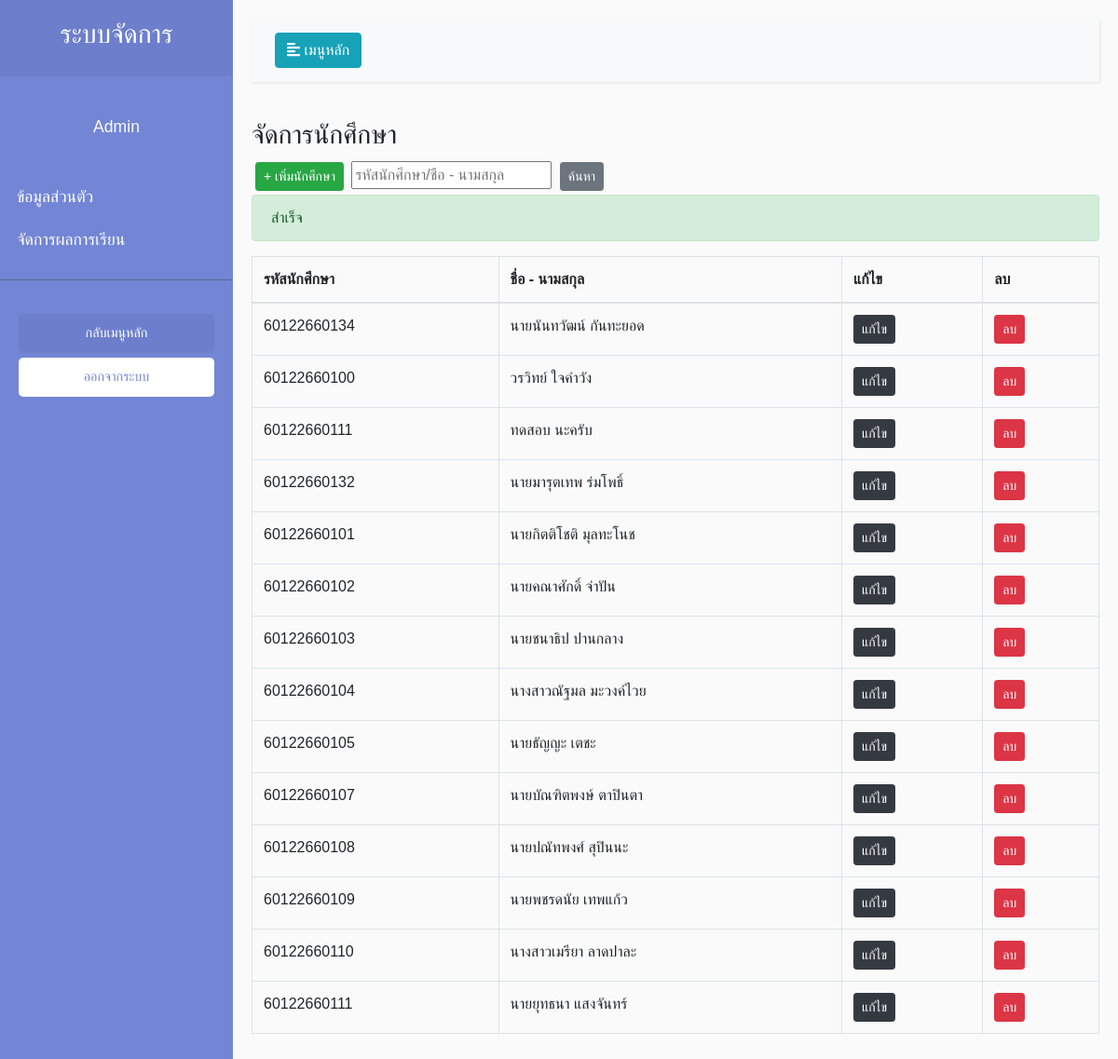
Before: /view/managerStudent/ManagerStudent.php?susccess=1 with the older database file.
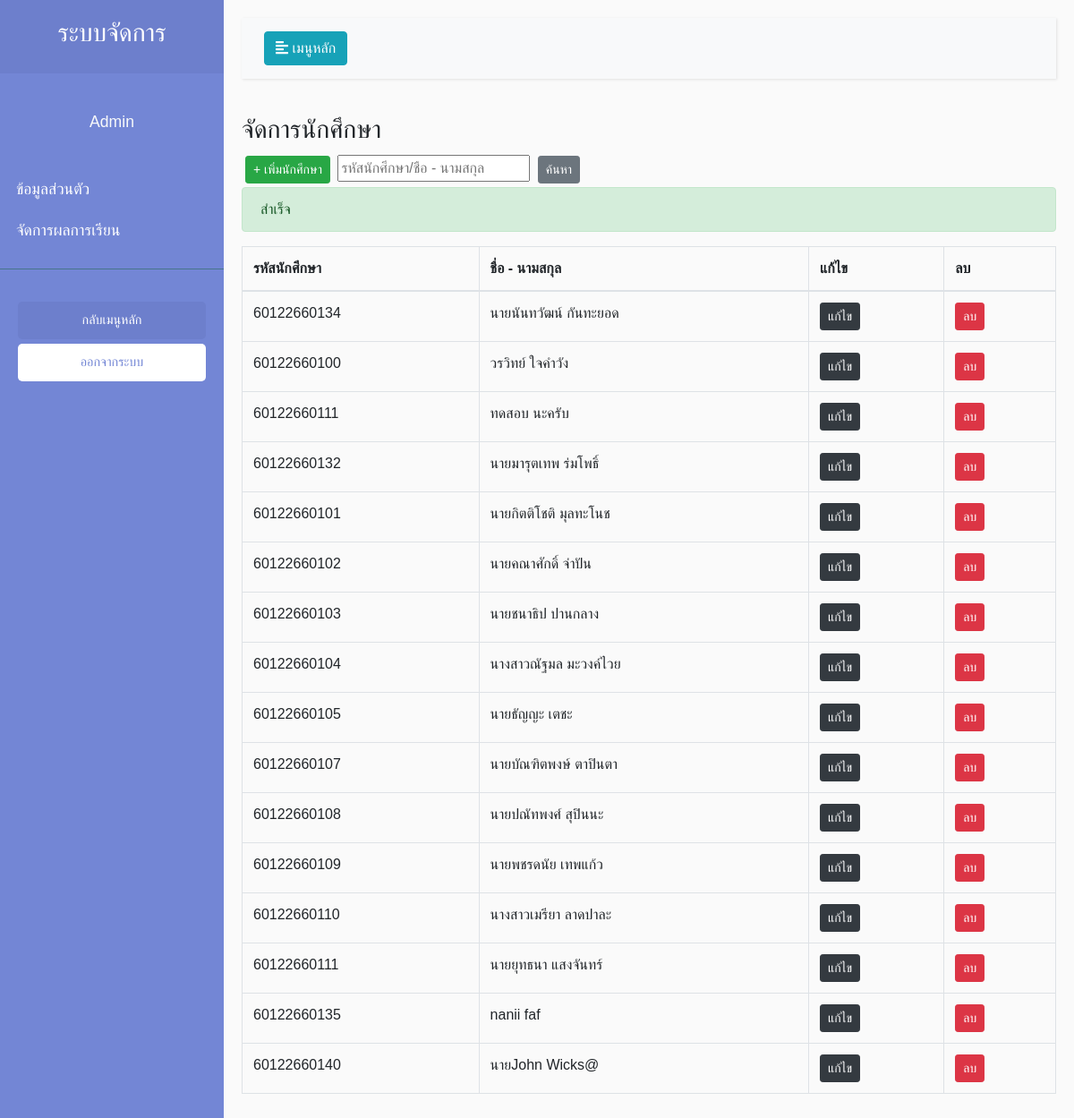
After: the same page with the newer database file.
### tables this page shows
CREATE TABLE `student_tb` (
  `std_id` int(11) NOT NULL,
  `std_code` varchar(255) NOT NULL,
  `std_name` varchar(255) NOT NULL
);

### view/managerStudent/ManagerStudent.php (the view, shortened to what this page needs)
<?php
include('../../model/connect.php');
if($_SESSION['Type_id'] == 2){
    $sql ="SELECT * FROM `teacher_tb` WHERE `tc_code` = '".$_SESSION['id']."'";
    $query = $conn->query($sql);
    $result = $query -> FETCH_ASSOC();
    $name = $result['tc_name'];
    $code = $result['tc_code'];
    $date = $result['tc_date'];
}
else{
    $name = 'Admin';
}
?>
<!DOCTYPE html>
<html>
<head>
    <link rel="stylesheet" href="https://stackpath.bootstrapcdn.com/bootstrap/4.1.0/css/bootstrap.min.css"
>
    <link rel="stylesheet" href="../../style/Style.css">
</head>
<body class="setfont">
    <div class="wrapper">
        <nav id="sidebar">
            <div class="sidebar-header">
                <h3 class="text-center">ระบบจัดการ</h3>
            </div>
            <p class="text-center text-light mt-3 setfont"><?php echo $name; ?> </p>
            <ul class="list-unstyled components pl-2">
            <?php if($_SESSION['Type_id'] == 1){ ?>
                <li>
                    <a href="../main/Main.php">ข้อมูลส่วนตัว</a>
                </li>
                <li>
                    <a href="../managerPersonnel/ManagerPersonnel.php">จัดการบุคลากร</a>
                </li>
                <li>
                    <a href="../managerSubject/ManagerSubject.php">จัดการรายวิชา</a>
                </li>
                <li>
                    <a href="../managerStudent/ManagerStudent.php">จัดการนักศึกษา</a>
                </li>
                <li>
                    <a href="../managerProgram/Program.php">จัดการแผนการเรียน</a>
                </li>
                <li>
                    <a href="../register/Register.php">ลงทะเบียน</a>
                </li>
            <?php } else{?>
                <li>
                    <a href="">ข้อมูลส่วนตัว</a>
                </li>
                <li>
                    <a href="../setScore/SubjectList.php">จัดการผลการเรียน</a>
                </li>
            <?php } ?>
            </ul>
            <ul class="list-unstyled CTAs">
                <li>
                    <a href="../../index.php" class="article">กลับเมนูหลัก</a>
                </li>
                <li>
                    <a href="../../control/logout/Logout.php" class="download">ออกจากระบบ</a>
                </li>
            </ul>
        </nav>
        <div id="content">
            <nav class="navbar navbar-expand-lg navbar-light bg-light">
                <div class="container-fluid">
                    <button type="button" id="sidebarCollapse" class="btn btn-info">
                        <i class="fas fa-align-left"></i>
                        <span>เมนูหลัก</span>
                    </button>
                </div>
            </nav>
            <h3>จัดการนักศึกษา</h3>
<button class="btn btn-success btn-sm m-1"><a href="./AddStudent.php"> + เพิ่มนักศึกษา</a></button>
<input type="text" placeholder="รหัสนักศึกษา/ชื่อ - นามสกุล">
<button class="btn btn-secondary btn-sm m-1">ค้นหา</button>
<?php if($_GET['susccess'] == 1){ ?>
    <div class="alert alert-success" role="alert">
  สำเร็จ
</div>
<?php }else if($_GET['susccess'] == 2) { ?>
    <div class="alert alert-danger" role="alert">
  มีบางอย่างผิดพลาด กรุณาตรวจสอบ
</div> <?php } ?>
            <table class="table table-bordered mt-3">
                <thead>
                    <tr>
                        <th scope="col">รหัสนักศึกษา</th>
                        <th scope="col">ชื่อ - นามสกุล</th>
                        <th scope="col">แก้ไข</th>
                        <th scope="col">ลบ</th>
                      </tr>
                    </thead>
                    <tbody>
                        <tbody>
                            <tr>
                            <?php
                            $sqlstd ="SELECT * FROM `student_tb`";
                            $querystd = $conn->query($sqlstd);
                            while($resultstd = $querystd->fetch_assoc()){ ?>
                              <td><?php echo $resultstd['std_code']; ?></td>
                              <td><?php echo $resultstd['std_name']; ?></td>
                              <td><a class="btn btn-dark btn-sm" href="./EditStudent.php?Std_Code=<?php echo $resultstd['std_id'];?>">แก้ไข</a></td>
                              <td><a class="btn btn-danger btn-sm" href="JavaScript:if(confirm('Confirm Delete?') == true){window.location='../../control/student/DelStudent.php?Std_Code=<?php echo $resultstd["std_id"];?>';}">ลบ</a></td>
                            </tr>
                            <?php } ?>
                          </tbody>
                  </table>
        </div>
</body>
</html>

Changed rows visible on the page:
added student_tb: std_code "60122660135", std_name "nanii faf"
added student_tb: std_code "60122660140", std_name "นายJohn Wicks@"
